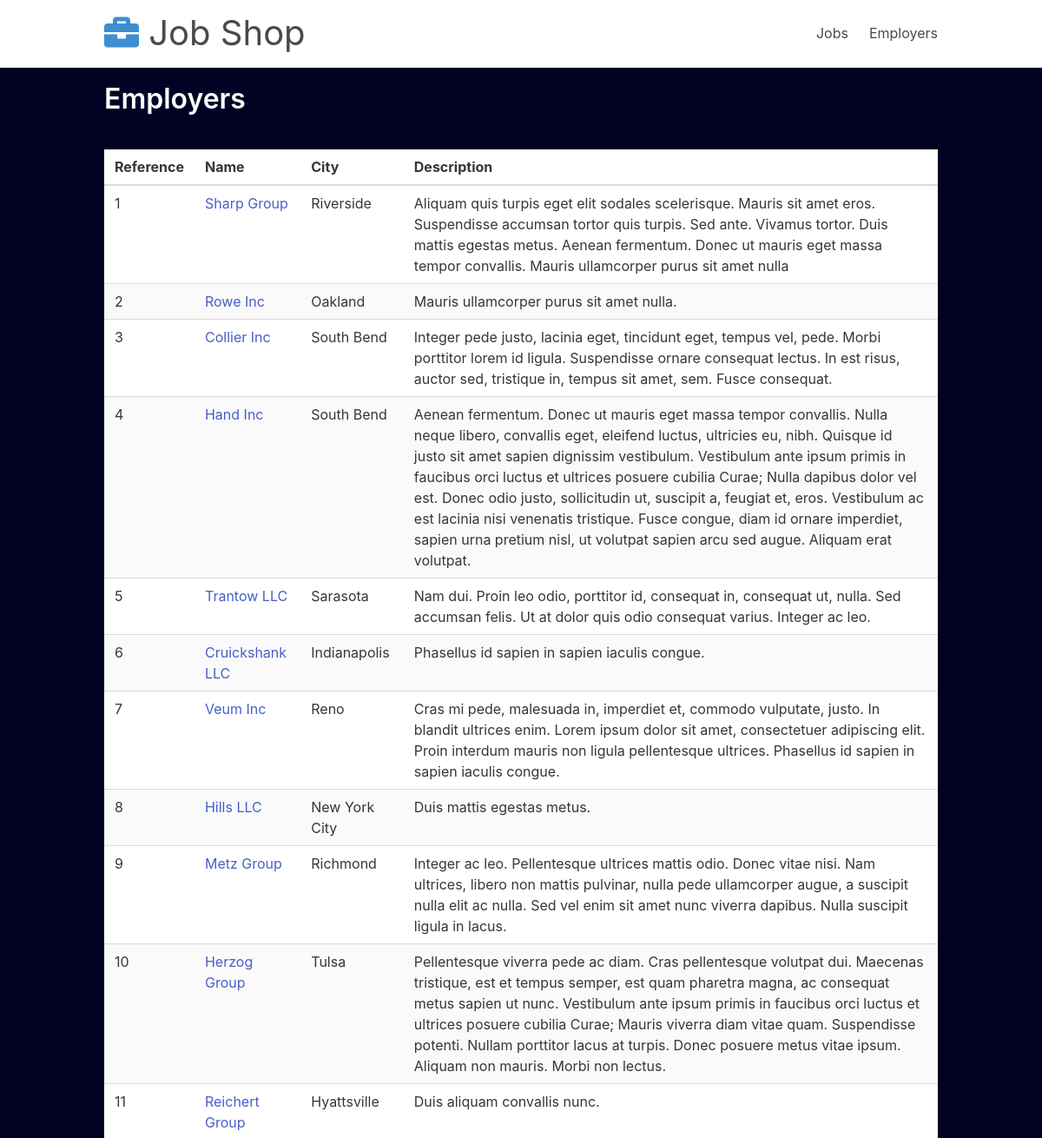
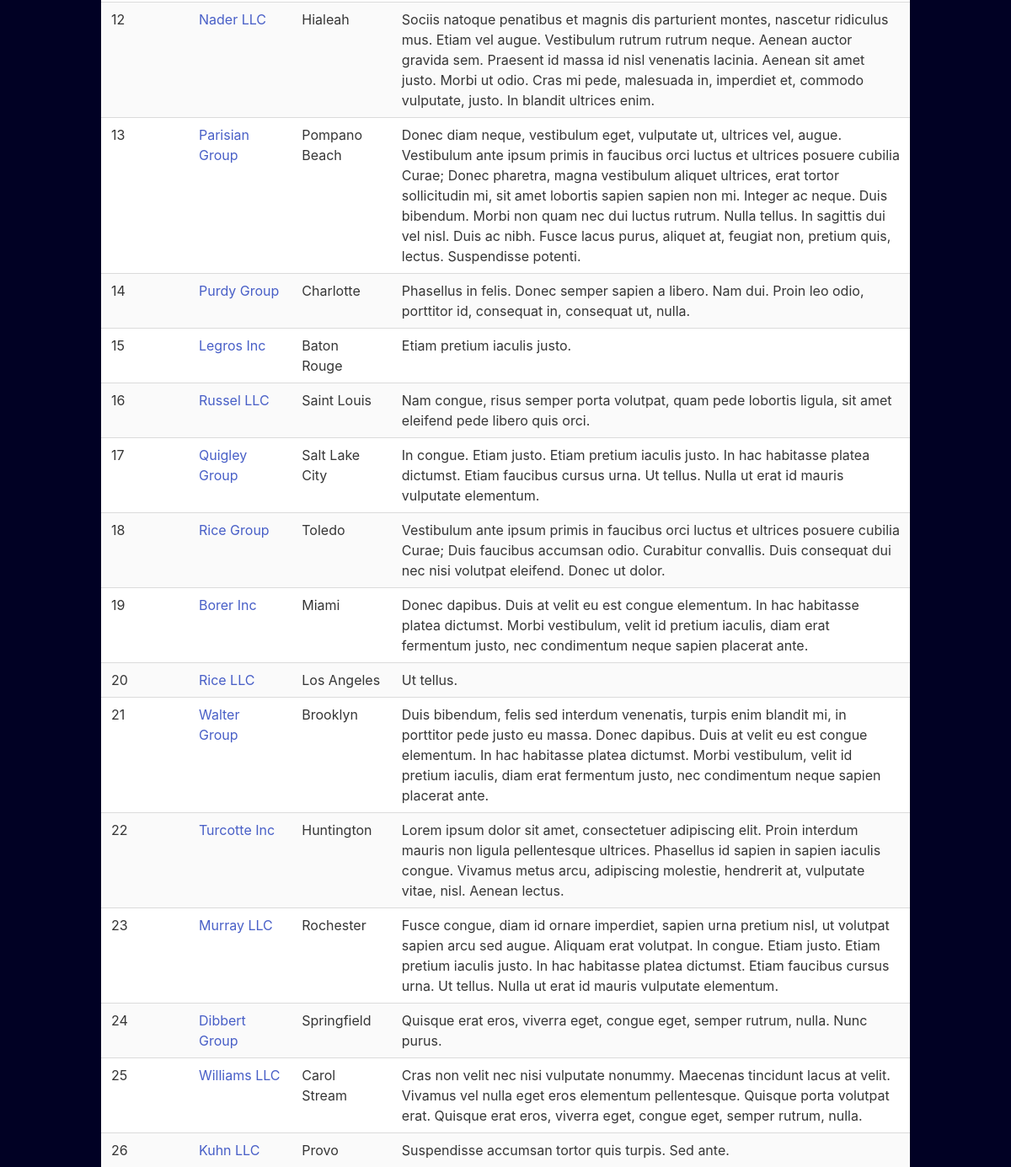
/employers, run on the app's committed database (2 pictures, top to bottom).
### tables this page shows
CREATE TABLE "employer" (
"id" INTEGER PRIMARY KEY AUTOINCREMENT,
"name" VARCHAR,
"description" TEXT,
"address" VARCHAR,
"city" VARCHAR,
"state" VARCHAR,
"zip" VARCHAR
);

### app.py (the view)
@app.route('/employers')
def employers():
    employers = execute_sql('SELECT employer.id, employer.name, employer.description, employer.address, employer.city, employer.state, employer.zip FROM employer')
    return render_template('employers.html', employers=employers)

### app.py (called while the page is built)
def open_connection():
    connection = getattr(g, '_connection', None)
    if connection is None:
        connection, g._connection = sqlite3.connect(PATH), sqlite3.connect(PATH)
    connection.row_factory = sqlite3.Row
    return connection

def execute_sql(sql, values=(), commit=False, single=False):
    connection = open_connection()
    cursor = connection.execute(sql, values)
    if commit is True:
        results = connection.commit()
    else:
        results = cursor.fetchone() if single else cursor.fetchall()
    cursor.close()
    return results

@app.teardown_appcontext
def close_connection(exception):
    connection = getattr(g, '_connection', None)
    if connection is not None:
        connection.close()

### templates/employers.html
{% extends 'layout.html' %}
{% block content %}
<div class="columns">
    <div class="column">
      <h1 class="has-text-white">Employers</h1>
    </div>
  </div>
  {{ show_employers(employers)}}
{% endblock %}

### templates/_macros.html (shortened to what this page needs)
{% macro show_employers(employers) %}
    <table class="table is-hoverable is-striped">
      <thead>
        <tr>
          <th>Reference</th>
          <th>Name</th>
          <th>City</th>
          <th>Description</th>
        </tr>
      </thead>
    {% for employer in employers%}
      <tr>
        <td class="">{{employer['id']}}</td>
        <td class="has-text-link"><a href="{{ url_for('employer', employer_id=employer['id'])}}">{{employer['name']}}</a></td>
        <td class="">{{employer['city']}}</td>
        <td class="">{{employer['description']}}</td>
      </tr>
    {% endfor%}
    </table>
{% endmacro %}

### data on the page
employer: id "1", name "Sharp Group", city "Riverside", description "Aliquam quis turpis eget elit sodales scelerisque. Mauris sit amet eros. Suspendisse accumsan tortor quis turpis. Sed ante. Vivamus tortor. Duis mattis egestas metus. Aenean fermentum. Donec ut mauris eget massa tempor convallis. Mauris ullamcorper purus sit amet nulla"
employer: id "2", name "Rowe Inc", city "Oakland", description "Mauris ullamcorper purus sit amet nulla."
employer: id "3", name "Collier Inc", city "South Bend", description "Integer pede justo, lacinia eget, tincidunt eget, tempus vel, pede. Morbi porttitor lorem id ligula. Suspendisse ornare consequat lectus. In est risus, auctor sed, tristique in, tempus sit amet, sem. Fusce consequat."
employer: id "4", name "Hand Inc", city "South Bend", description "Aenean fermentum. Donec ut mauris eget massa tempor convallis. Nulla neque libero, convallis eget, eleifend luctus, ultricies eu, nibh. Quisque id justo sit amet sapien dignissim vestibulum. Vestibulum ante ipsum primis in faucibus orci luctus et ultrices posuere cubilia Curae; Nulla dapibus dolor vel est. Donec odio justo, sollicitudin ut, suscipit a, feugiat et, eros. Vestibulum ac est lacinia nisi venenatis tristique. Fusce congue, diam id ornare imperdiet, sapien urna pretium nisl, ut volutpat sapien arcu sed augue. Aliquam erat volutpat."
employer: id "5", name "Trantow LLC", city "Sarasota", description "Nam dui. Proin leo odio, porttitor id, consequat in, consequat ut, nulla. Sed accumsan felis. Ut at dolor quis odio consequat varius. Integer ac leo."
employer: id "6", name "Cruickshank LLC", city "Indianapolis", description "Phasellus id sapien in sapien iaculis congue."
employer: id "7", name "Veum Inc", city "Reno", description "Cras mi pede, malesuada in, imperdiet et, commodo vulputate, justo. In blandit ultrices enim. Lorem ipsum dolor sit amet, consectetuer adipiscing elit. Proin interdum mauris non ligula pellentesque ultrices. Phasellus id sapien in sapien iaculis congue."
employer: id "8", name "Hills LLC", city "New York City", description "Duis mattis egestas metus."
employer: id "9", name "Metz Group", city "Richmond", description "Integer ac leo. Pellentesque ultrices mattis odio. Donec vitae nisi. Nam ultrices, libero non mattis pulvinar, nulla pede ullamcorper augue, a suscipit nulla elit ac nulla. Sed vel enim sit amet nunc viverra dapibus. Nulla suscipit ligula in lacus."
employer: id "10", name "Herzog Group", city "Tulsa", description "Pellentesque viverra pede ac diam. Cras pellentesque volutpat dui. Maecenas tristique, est et tempus semper, est quam pharetra magna, ac consequat metus sapien ut nunc. Vestibulum ante ipsum primis in faucibus orci luctus et ultrices posuere cubilia Curae; Mauris viverra diam vitae quam. Suspendisse potenti. Nullam porttitor lacus at turpis. Donec posuere metus vitae ipsum. Aliquam non mauris. Morbi non lectus."
employer: id "11", name "Reichert Group", city "Hyattsville", description "Duis aliquam convallis nunc."
employer: id "12", name "Nader LLC", city "Hialeah", description "Sociis natoque penatibus et magnis dis parturient montes, nascetur ridiculus mus. Etiam vel augue. Vestibulum rutrum rutrum neque. Aenean auctor gravida sem. Praesent id massa id nisl venenatis lacinia. Aenean sit amet justo. Morbi ut odio. Cras mi pede, malesuada in, imperdiet et, commodo vulputate, justo. In blandit ultrices enim."
employer: id "13", name "Parisian Group", city "Pompano Beach", description "Donec diam neque, vestibulum eget, vulputate ut, ultrices vel, augue. Vestibulum ante ipsum primis in faucibus orci luctus et ultrices posuere cubilia Curae; Donec pharetra, magna vestibulum aliquet ultrices, erat tortor sollicitudin mi, sit amet lobortis sapien sapien non mi. Integer ac neque. Duis bibendum. Morbi non quam nec dui luctus rutrum. Nulla tellus. In sagittis dui vel nisl. Duis ac nibh. Fusce lacus purus, aliquet at, feugiat non, pretium quis, lectus. Suspendisse potenti."
employer: id "14", name "Purdy Group", city "Charlotte", description "Phasellus in felis. Donec semper sapien a libero. Nam dui. Proin leo odio, porttitor id, consequat in, consequat ut, nulla."
employer: id "15", name "Legros Inc", city "Baton Rouge", description "Etiam pretium iaculis justo."
employer: id "16", name "Russel LLC", city "Saint Louis", description "Nam congue, risus semper porta volutpat, quam pede lobortis ligula, sit amet eleifend pede libero quis orci."
employer: id "17", name "Quigley Group", city "Salt Lake City", description "In congue. Etiam justo. Etiam pretium iaculis justo. In hac habitasse platea dictumst. Etiam faucibus cursus urna. Ut tellus. Nulla ut erat id mauris vulputate elementum."
employer: id "18", name "Rice Group", city "Toledo", description "Vestibulum ante ipsum primis in faucibus orci luctus et ultrices posuere cubilia Curae; Duis faucibus accumsan odio. Curabitur convallis. Duis consequat dui nec nisi volutpat eleifend. Donec ut dolor."
employer: id "19", name "Borer Inc", city "Miami", description "Donec dapibus. Duis at velit eu est congue elementum. In hac habitasse platea dictumst. Morbi vestibulum, velit id pretium iaculis, diam erat fermentum justo, nec condimentum neque sapien placerat ante."
employer: id "20", name "Rice LLC", city "Los Angeles", description "Ut tellus."
employer: id "21", name "Walter Group", city "Brooklyn", description "Duis bibendum, felis sed interdum venenatis, turpis enim blandit mi, in porttitor pede justo eu massa. Donec dapibus. Duis at velit eu est congue elementum. In hac habitasse platea dictumst. Morbi vestibulum, velit id pretium iaculis, diam erat fermentum justo, nec condimentum neque sapien placerat ante."
employer: id "22", name "Turcotte Inc", city "Huntington", description "Lorem ipsum dolor sit amet, consectetuer adipiscing elit. Proin interdum mauris non ligula pellentesque ultrices. Phasellus id sapien in sapien iaculis congue. Vivamus metus arcu, adipiscing molestie, hendrerit at, vulputate vitae, nisl. Aenean lectus."
employer: id "23", name "Murray LLC", city "Rochester", description "Fusce congue, diam id ornare imperdiet, sapien urna pretium nisl, ut volutpat sapien arcu sed augue. Aliquam erat volutpat. In congue. Etiam justo. Etiam pretium iaculis justo. In hac habitasse platea dictumst. Etiam faucibus cursus urna. Ut tellus. Nulla ut erat id mauris vulputate elementum."
employer: id "24", name "Dibbert Group", city "Springfield", description "Quisque erat eros, viverra eget, congue eget, semper rutrum, nulla. Nunc purus."
employer: id "25", name "Williams LLC", city "Carol Stream", description "Cras non velit nec nisi vulputate nonummy. Maecenas tincidunt lacus at velit. Vivamus vel nulla eget eros elementum pellentesque. Quisque porta volutpat erat. Quisque erat eros, viverra eget, congue eget, semper rutrum, nulla."
employer: id "26", name "Kuhn LLC", city "Provo", description "Suspendisse accumsan tortor quis turpis. Sed ante."
